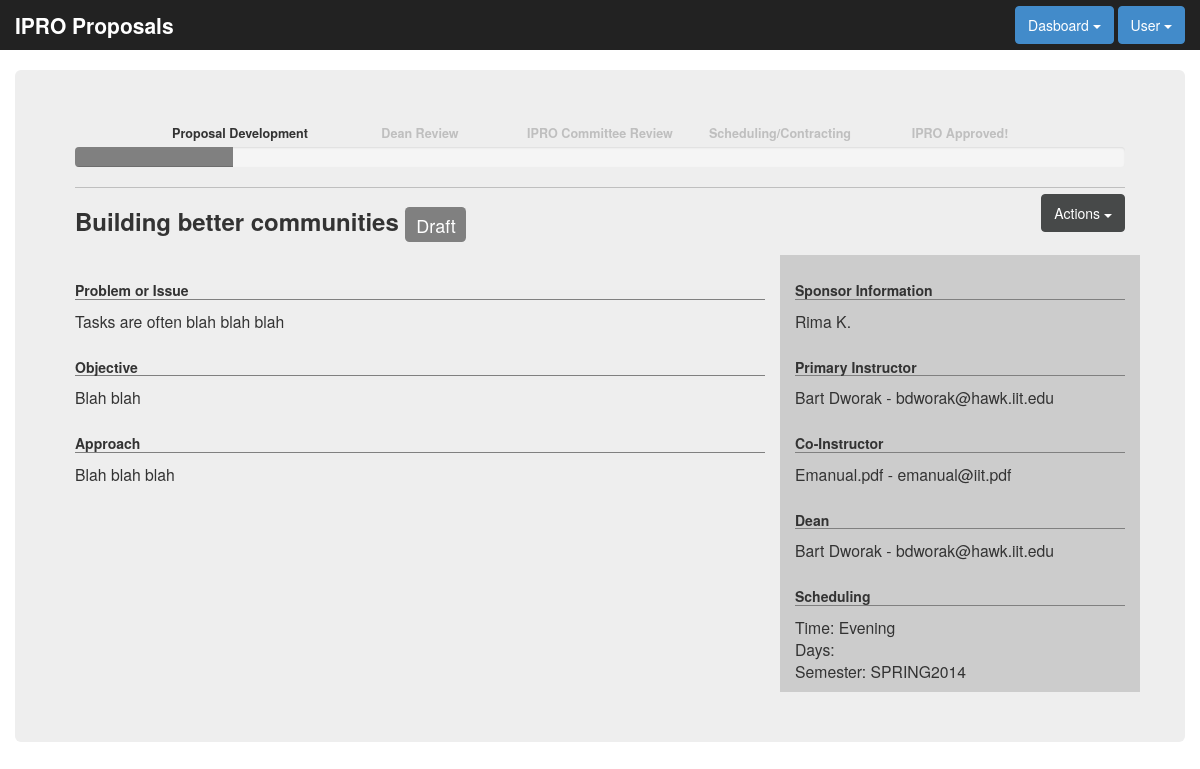
The page /showProposal.php?proposalID=1 (signed in) on the database as committed earlier.
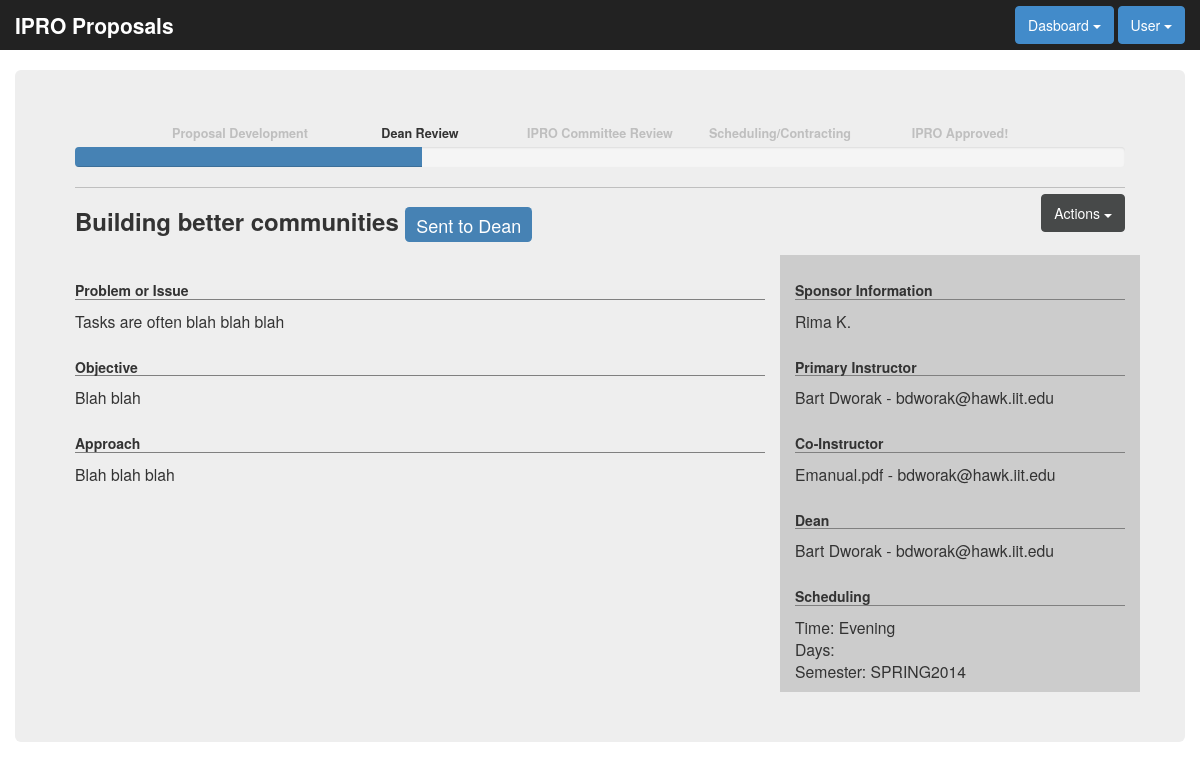
The same page on the database as committed later.
### tables this page shows
CREATE TABLE IF NOT EXISTS `proposals` (
  `ID` int(9) NOT NULL AUTO_INCREMENT,
  `Instructor` varchar(255) NOT NULL,
  `InstructorEmail` varchar(255) NOT NULL,
  `CoInstructor` varchar(255) NOT NULL,
  `CoInstructorEmail` varchar(255) NOT NULL,
  `Sponsor` varchar(255) NOT NULL,
  `ApprovingDean` int(9) NOT NULL,
  `Disciplines` text NOT NULL,
  `Title` varchar(255) NOT NULL,
  `Problem` text NOT NULL,
  `Objective` text NOT NULL,
  `Approach` text NOT NULL,
  `Semester` varchar(255) NOT NULL,
  `Days` text NOT NULL,
  `Time` varchar(255) NOT NULL,
  `CourseNumber` int(3) NOT NULL,
  `OwnerID` int(9) NOT NULL,
  `status` int(1) NOT NULL,
  PRIMARY KEY (`ID`)
);

### classes/config/database_config.php (called while the page is built)
<?php
$database_location = '127.0.0.1';
$database_username = 'proposals';
$database_password = '123456';
$database_name = 'proposals';
?>

### classes/Database.php (called while the page is built, shortened)
<?php
class Database{
    private static $database_conn;
    private static $databaseConnected = false;
    function __construct(){
        if(!self::$databaseConnected){
            include('config/database_config.php');
            self::$database_conn = new mysqli($database_location,$database_username,$database_password,$database_name);
            self::$databaseConnected = true;
            }
    }
    public function getConnection(){
        return self::$database_conn;
    }
}
?>

### showProposal.php (the view, shortened to what the changed rows need)
<?php
include_once('include/headers.php');
if(intval(@$_GET['proposalID']) != 0){
    $pageProposal = new Proposal($_GET['proposalID']);
}
?>
<!DOCTYPE html>
<html lang="en  ">
<head>
  <link href="css/bootstrap.min.css" rel="stylesheet">
  <link href="css/style.css" rel="stylesheet">
</head>
<body>
<div id="show-proposal">
  <div class="container jumbotron">
       <?php echo Proposal::convertStatusToProgressBox($pageProposal->getStatus()) ?>
    <div class="title">
      <h3>
        <?php
            echo $pageProposal->getTitle();
        ?>
          <span class="label <?php echo Proposal::convertStatusToClassColor($pageProposal->getStatus()) ?>"><?php echo Proposal::convertStatusToText($pageProposal->getStatus()) ?></span>
      </h3>
    </div>
    <div class="row">
      <div class="col-lg-8 ipro-info">
        <h5>Problem or Issue</h5>
        <p>
          <?php
          echo nl2br($pageProposal->getProblem());
          ?>
        </p>
        <h5>Objective</h5>
        <p>
          <?php
          echo nl2br($pageProposal->getObjective());
          ?>
        </p>
        <h5>Approach</h5>
        <p>
          <?php
          echo nl2br($pageProposal->getApproach());
          ?>
        </p>
      </div>
      <div class="col-lg-4 ipro-details">
        <h5>Sponsor Information</h5>
        <p><?php echo $pageProposal->getSponsor(); ?></p>
        <h5>Primary Instructor</h5>
        <p><?php echo $pageProposal->getInstructor(); ?> - <?php echo $pageProposal->getInstructorEmail(); ?></p>
        <h5>Co-Instructor</h5>
        <p><?php echo $pageProposal->getCoInstructor(); ?> - <?php echo $pageProposal->getCoInstructorEmail(); ?></p>
        <h5>Dean</h5>
        <p><?php echo $pageProposal->getDeanName(); ?> - <?php echo $pageProposal->getDeanEmail(); ?></p>
        <h5>Scheduling</h5>
        <p>Time: <?php echo $pageProposal->getTime(); ?><br>
            Days: <?php echo $pageProposal->displayDays(); ?><br>
            Semester: <?php echo $pageProposal->getSemester(); ?></p>
      </div>
    </div>
  </div>
</div>
</body>
</html>

### classes/Proposal.php (shortened to what the changed rows need)
<?php
class Proposal {
    private $Instructor;
    private $InstructorEmail;
    private $CoInstructor;
    private $CoInstructorEmail;
    private $Sponsor;
    private $ApprovingDean;
    private $Title;
    private $Problem;
    private $Objective;
    private $Approach;
    private $Semester;
    private $Time;
    private $status;
    private $dbconn;
    function __construct($proposalID){
        $this->dbconn = new Database();
        $this->dbconn = $this->dbconn->getConnection();
        if(intval($proposalID != 0)){
            $loadProposalSql = "SELECT * FROM proposals WHERE ID='".intval($proposalID)."' LIMIT 1";
            $loadProposalResult = $this->dbconn->query($loadProposalSql);
            if($loadProposalResult->num_rows == 1){
                $rows = $loadProposalResult->fetch_assoc();
                $this->Instructor = $rows['Instructor'];
                $this->InstructorEmail = $rows['InstructorEmail'];
                $this->CoInstructor = $rows['CoInstructor'];
                $this->CoInstructorEmail = $rows['CoInstructorEmail'];
                $this->Sponsor = $rows['Sponsor'];
                $this->ApprovingDean = $rows['ApprovingDean'];
                $this->Title = $rows['Title'];
                $this->Problem = $rows['Problem'];
                $this->Objective = $rows['Objective'];
                $this->Approach = $rows['Approach'];
                $this->Semester = $rows['Semester'];
                $this->Time = $rows['Time'];
                $this->status = $rows['status'];
            }
        }
    }
   function getInstructor(){
       return $this->Instructor;
   }
   function getInstructorEmail(){
       return $this->InstructorEmail;
   }
   function getCoInstructor(){
       return $this->CoInstructor;
   }
   function getCoInstructorEmail(){
       return $this->CoInstructorEmail;
   }
   function getSponsor(){
       return $this->Sponsor;
   }
   function getTitle(){
       return $this->Title;
   }
   function getProblem(){
       return $this->Problem;
   }
   function getObjective(){
       return $this->Objective;
   }
   function getApproach(){
       return $this->Approach;
   }
   function getSemester(){
       return $this->Semester;
   }
   function getTime(){
       return $this->Time;
   }
   function getStatus(){
       return $this->status;
   }
   static function convertStatusToText($statusID){
       switch ($statusID){
           case 0:
               $statusText = 'Draft';
               break;
           case 2:
               $statusText = 'Sent to Dean';
               break;
       }
       return $statusText;
   }
   static function convertStatusToClassColor($statusID){
       switch ($statusID){
           case 0:
               $statusClass = 'label-1';
               break;
           case 2:
               $statusClass = 'label-2';
               break;
       }
       return $statusClass;
   }
   static function convertStatusToProgressBox($statusID){
       $currentStatus = array();
       if($statusID == 0){
           $currentStatus[1] = 'current-status';
       }elseif($statusID == 1){
           $currentStatus[1] = 'current-status';
       }elseif($statusID == 2){
           $currentStatus[2] = 'current-status';
       }elseif($statusID == 3){
           $currentStatus[2] = 'current-status';
       }elseif($statusID == 4){
           $currentStatus[3] = 'current-status';
       }elseif($statusID == 5){
           $currentStatus[4] = 'current-status';
       }elseif($statusID == 6){
           $currentStatus[5] = 'current-status';
       }
       $output = '
      <div id="proposal-progress">
      <div class="row text-center">
        <div class="col-lg-2 col-offset-1 '.@$currentStatus[1].'">
          Proposal Development
        </div>
        <div class="col-lg-2 '.@$currentStatus[2].'">
          Dean Review
        </div>
        <div class="col-lg-2 '.@$currentStatus[3].'">
          IPRO Committee Review
        </div>
        <div class="col-lg-2 '.@$currentStatus[4].'">
          Scheduling/Contracting
        </div>
        <div class="col-lg-2 '.@$currentStatus[5].'">
          IPRO Approved!
        </div>
      </div>';
       switch ($statusID){
           case 0:
               $output .='
                   <div class="progress">
                        <div class="progress-bar progress-1"></div>
                    </div>';
               break;
           case 2:
               $output .='
                   <div class="progress">
                        <div class="progress-bar progress-2"></div>
                    </div>';
               break;
       }
       $output .= '</div>';
       return $output;
   }
   function getDeanName(){
       $deanID = $this->ApprovingDean;
       if(intval($deanID) != 0){
           $sql = "SELECT deanName FROM deans WHERE id='".intval($deanID)."'";
           $result = $this->dbconn->query($sql);
           $row = $result->fetch_assoc();
           return $row['deanName'];
       }else{
           return 'Error';
       }
   }
   function getDeanEmail(){
       $deanID = $this->ApprovingDean;
       if(intval($deanID) != 0){
           $sql = "SELECT deanEmail FROM deans WHERE id='".intval($deanID)."'";
           $result = $this->dbconn->query($sql);
           $row = $result->fetch_assoc();
           return $row['deanEmail'];
       }else{
           return 'Error';
       }
   }
}
?>

Rows that differ between the two databases and show on the page:
changed proposals "Building better communities": status "Draft" → "Sent to Dean"; CoInstructorEmail "emanual@iit.pdf" → "bdworak@hawk.iit.edu"
